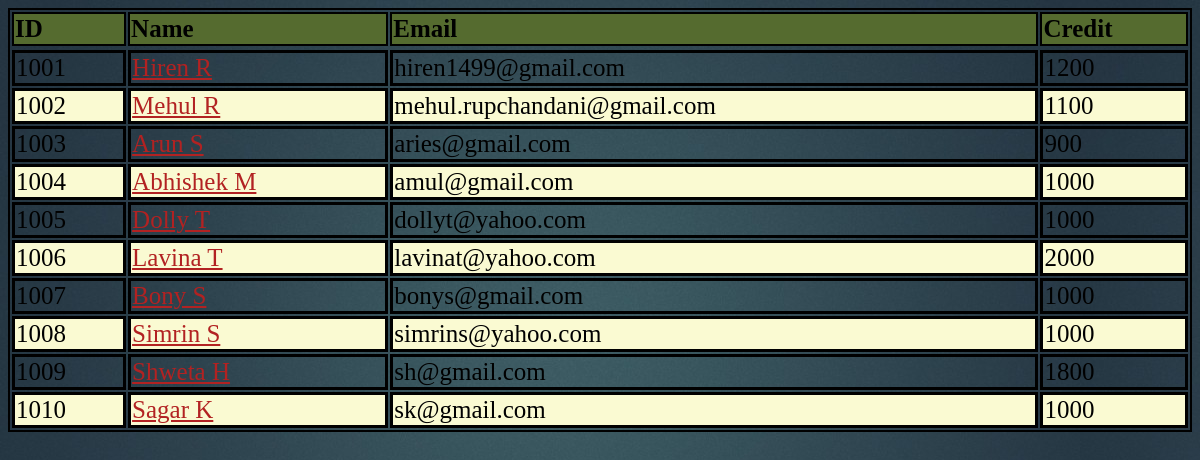
The page /users.php on the database its author committed.
### tables this page shows
CREATE TABLE IF NOT EXISTS `people` (
  `id` int(255) NOT NULL AUTO_INCREMENT,
  `name` varchar(255) NOT NULL,
  `email` varchar(255) NOT NULL,
  `credit` int(11) NOT NULL DEFAULT '1000',
  PRIMARY KEY (`id`)
);

### users.php (the view, shortened to what this page needs)
<html>
<head>
    </head>
    <body>
<?php
    $connection = mysqli_connect("localhost","root","","tsf1");
    $query1="SELECT * FROM people";
    $res1=mysqli_query($connection,$query1);
?>
    <table style="width:100%">
        <thead>
    <tr>
        <th>ID</th>
        <th>Name</th>
        <th>Email</th>
        <th>Credit</th>
        </tr></thead>
        <tr>
            <tbody>
            <?php
                while($rows = mysqli_fetch_assoc($res1)){
                    ?>
            <tr>
                <td><?php echo $rows['id'];?></td>
                <td><a href="views.php?id=<?php echo $rows['id']?>&name=<?php echo $rows['name']?>&credit=<?php echo $rows['credit']?>"><?php echo $rows['name'];?></a></td>
                <td><?php echo $rows['email'];?></td>
                <td><?php echo $rows['credit'];?></td>
                </tr>
                <?php             }
                mysqli_close($connection); ?>
                </tbody></table>
    </body></html>

### users.php (style rules this page uses)
a { color: firebrick; }
body { background: url("back.jpg"); }
table { border: 2px solid black; width: 100%; color: black; font-family: cursive; font-size: 25px; text-align: left; }
th { border: 2px solid black; background-color: darkolivegreen; color: black; }
tr:nth-child(even) { border: 2px solid black; background-color: lightgoldenrodyellow; }
td { border: solid black; }

### rows shown on the page
people: id "1001", name "Hiren R", email "hiren1499@gmail.com", credit "1200"
people: id "1002", name "Mehul R", email "mehul.rupchandani@gmail.com", credit "1100"
people: id "1003", name "Arun S", email "aries@gmail.com", credit "900"
people: id "1004", name "Abhishek M", email "amul@gmail.com", credit "1000"
people: id "1005", name "Dolly T", email "dollyt@yahoo.com", credit "1000"
people: id "1006", name "Lavina T", email "lavinat@yahoo.com", credit "2000"
people: id "1007", name "Bony S", email "bonys@gmail.com", credit "1000"
people: id "1008", name "Simrin S", email "simrins@yahoo.com", credit "1000"
people: id "1009", name "Shweta H", email "sh@gmail.com", credit "1800"
people: id "1010", name "Sagar K", email "sk@gmail.com", credit "1000"
